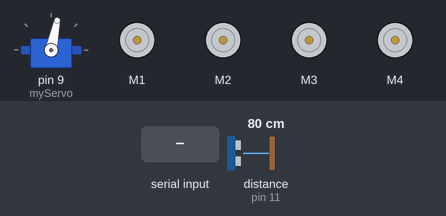
A sketch run on a simulated Arduino Uno, built with avr-gcc and run on an emulated ATmega328P. Shown: servo, 4 × DC motor (green arrow = forward, orange = backward, longer = faster). Wiring (inferred from the names in the program): ultrasonic range finder: trigger pin 10; echo pin 11. The inputs (shaded band) are chosen by the test bench; at power-on: distance to the obstacle (sensor on pin 11) 80 cm. The echo pulse lasts 58.3 µs per cm; what the sketch prints to the serial monitor is not drawn.

Above: at 1.2 s.
1.3 s: distance to the obstacle (sensor on pin 11) set to 183 cm
At 1.7 s:
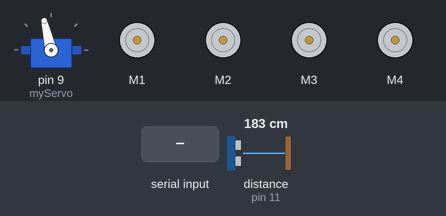
4.3 s: "F" received over Serial
At 4.72 s:
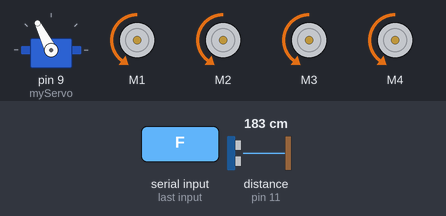
7.3 s: distance to the obstacle (sensor on pin 11) set to 2 cm
10.3 s: "B" received over Serial
At 10.49 s:
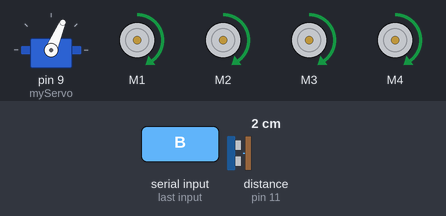
13.3 s: "L" received over Serial
At 13.86 s:
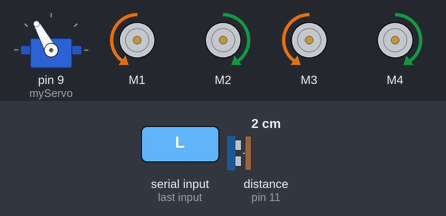
16.3 s: distance to the obstacle (sensor on pin 11) set to 60 cm
Timing chart, 0 to 20.3 s (numbered marks = the images above; inputs shaded):
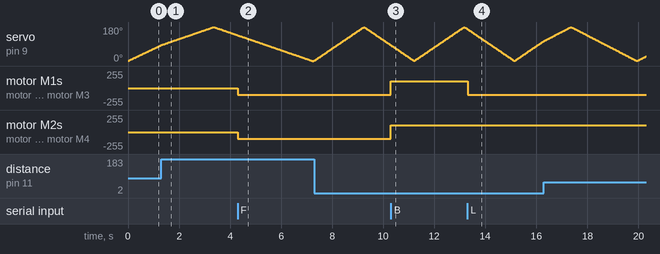

The sketch:

appcontrolcarro.ino
```cpp
#include <AFMotor.h>
  #include <Servo.h>
//initial motors pin
AF_DCMotor motor1(1, MOTOR12_1KHZ);
AF_DCMotor motor2(2, MOTOR12_1KHZ);
AF_DCMotor motor3(3, MOTOR34_1KHZ);
AF_DCMotor motor4(4, MOTOR34_1KHZ);
int angle = 0;
bool sweepUp = true;

const int trigPin = 10;
const int echoPin = 11;
long duration;
int distance;
Servo myServo;

int val;
int Speeed = 100;


void setup()
{
 pinMode(trigPin, OUTPUT);
  pinMode(echoPin, INPUT);
  myServo.attach(9);  // ← CAMBIADO de 10 a 9
  Serial.begin(9600);  //Set the baud rate to your Bluetooth module.
}
void loop(){

    sweepServo();


  if(Serial.available() > 0){
    val = Serial.read();

    Stop(); //initialize with motors stoped

          if (val == 'F'){
          forward();
          }

          if (val == 'B'){
          back();
          }

          if (val == 'L'){
          left();
          }

          if (val == 'R'){
          right();
          }
          if (val == 'I'){
          topright();
          }

          if (val == 'J'){
          topleft();
          }

          if (val == 'K'){
          bottomright();
          }

          if (val == 'M'){
          bottomleft();
          }
          if (val == 'T'){
          Stop();
          }
  }
}

  void sweepServo() {
  if (sweepUp) {
    angle++;
    if (angle >= 180) {
      angle = 180;
      sweepUp = false;

    }
  } else {
    angle--;
    if (angle <= 0) {
      angle = 0;
      sweepUp = true;
    }
  }
  myServo.write(angle);
   distance = calculateDistance();
      Serial.print(angle);
      Serial.print(",");
      Serial.print(distance);
      Serial.print(".");
  delay(10);
}

int calculateDistance() {
  digitalWrite(trigPin, LOW);
  delayMicroseconds(2);
  digitalWrite(trigPin, HIGH);
  delayMicroseconds(10);
  digitalWrite(trigPin, LOW);

  duration = pulseIn(echoPin, HIGH, 30000); // 30ms timeout

  if (duration == 0) {
    return -1; // sin lectura
  }

  return duration * 0.034 / 2;
}


void forward()
{
  motor1.setSpeed(Speeed); //Define maximum velocity
  motor1.run(BACKWARD); //rotate the motor clockwise
  motor2.setSpeed(Speeed); //Define maximum velocity
  motor2.run(BACKWARD); //rotate the motor clockwise
  motor3.setSpeed(Speeed);//Define maximum velocity
  motor3.run(BACKWARD); //rotate the motor clockwise
  motor4.setSpeed(Speeed);//Define maximum velocity
  motor4.run(BACKWARD); //rotate the motor clockwise
}

void back()
{
  motor1.setSpeed(Speeed); //Define maximum velocity
  motor1.run(FORWARD); //rotate the motor anti-clockwise
  motor2.setSpeed(Speeed); //Define maximum velocity
  motor2.run(FORWARD); //rotate the motor anti-clockwise
  motor3.setSpeed(Speeed); //Define maximum velocity
  motor3.run(FORWARD); //rotate the motor anti-clockwise
  motor4.setSpeed(Speeed); //Define maximum velocity
  motor4.run(FORWARD); //rotate the motor anti-clockwise
}

void left()
{
  motor1.setSpeed(Speeed); //Define maximum velocity
  motor1.run(BACKWARD); //rotate the motor anti-clockwise
  motor2.setSpeed(Speeed); //Define maximum velocity
  motor2.run(FORWARD); //rotate the motor anti-clockwise
  motor3.setSpeed(Speeed); //Define maximum velocity
  motor3.run(BACKWARD);  //rotate the motor clockwise
  motor4.setSpeed(Speeed); //Define maximum velocity
  motor4.run(FORWARD);  //rotate the motor clockwise
}

void right()
{
  motor1.setSpeed(Speeed); //Define maximum velocity
  motor1.run(FORWARD); //rotate the motor clockwise
  motor2.setSpeed(Speeed); //Define maximum velocity
  motor2.run(BACKWARD); //rotate the motor clockwise
  motor3.setSpeed(Speeed); //Define maximum velocity
  motor3.run(FORWARD); //rotate the motor anti-clockwise
  motor4.setSpeed(Speeed); //Define maximum velocity
  motor4.run(BACKWARD); //rotate the motor anti-clockwise
}

void topleft(){
  motor1.setSpeed(Speeed); //Define maximum velocity
  motor1.run(FORWARD); //rotate the motor clockwise
  motor2.setSpeed(Speeed); //Define maximum velocity
  motor2.run(FORWARD); //rotate the motor clockwise
  motor3.setSpeed(Speeed/3.1);//Define maximum velocity
  motor3.run(FORWARD); //rotate the motor clockwise
  motor4.setSpeed(Speeed/3.1);//Define maximum velocity
  motor4.run(FORWARD); //rotate the motor clockwise
}

void topright()
{
  motor1.setSpeed(Speeed/3.1); //Define maximum velocity
  motor1.run(FORWARD); //rotate the motor clockwise
  motor2.setSpeed(Speeed/3.1); //Define maximum velocity
  motor2.run(FORWARD); //rotate the motor clockwise
  motor3.setSpeed(Speeed);//Define maximum velocity
  motor3.run(FORWARD); //rotate the motor clockwise
  motor4.setSpeed(Speeed);//Define maximum velocity
  motor4.run(FORWARD); //rotate the motor clockwise
}

void bottomleft()
{
  motor1.setSpeed(Speeed); //Define maximum velocity
  motor1.run(BACKWARD); //rotate the motor anti-clockwise
  motor2.setSpeed(Speeed); //Define maximum velocity
  motor2.run(BACKWARD); //rotate the motor anti-clockwise
  motor3.setSpeed(Speeed/3.1); //Define maximum velocity
  motor3.run(BACKWARD); //rotate the motor anti-clockwise
  motor4.setSpeed(Speeed/3.1); //Define maximum velocity
  motor4.run(BACKWARD); //rotate the motor anti-clockwise
}

void bottomright()
{
  motor1.setSpeed(Speeed/3.1); //Define maximum velocity
  motor1.run(BACKWARD); //rotate the motor anti-clockwise
  motor2.setSpeed(Speeed/3.1); //Define maximum velocity
  motor2.run(BACKWARD); //rotate the motor anti-clockwise
  motor3.setSpeed(Speeed); //Define maximum velocity
  motor3.run(BACKWARD); //rotate the motor anti-clockwise
  motor4.setSpeed(Speeed); //Define maximum velocity
  motor4.run(BACKWARD); //rotate the motor anti-clockwise
}


void Stop()
{
  motor1.setSpeed(0); //Define minimum velocity
  motor1.run(RELEASE); //stop the motor when release the button
  motor2.setSpeed(0); //Define minimum velocity
  motor2.run(RELEASE); //rotate the motor clockwise
  motor3.setSpeed(0); //Define minimum velocity
  motor3.run(RELEASE); //stop the motor when release the button
  motor4.setSpeed(0); //Define minimum velocity
  motor4.run(RELEASE); //stop the motor when release the button
}
```

Measured:
- after the input at 4.3 s, motor M1–4: stopped → backward 100/255 at once
- after the input at 10.3 s, motor M1–4: backward 100/255 → forward 100/255 at once
- after the input at 13.3 s, motor M1, motor M3: forward 100/255 → backward 100/255 at once
